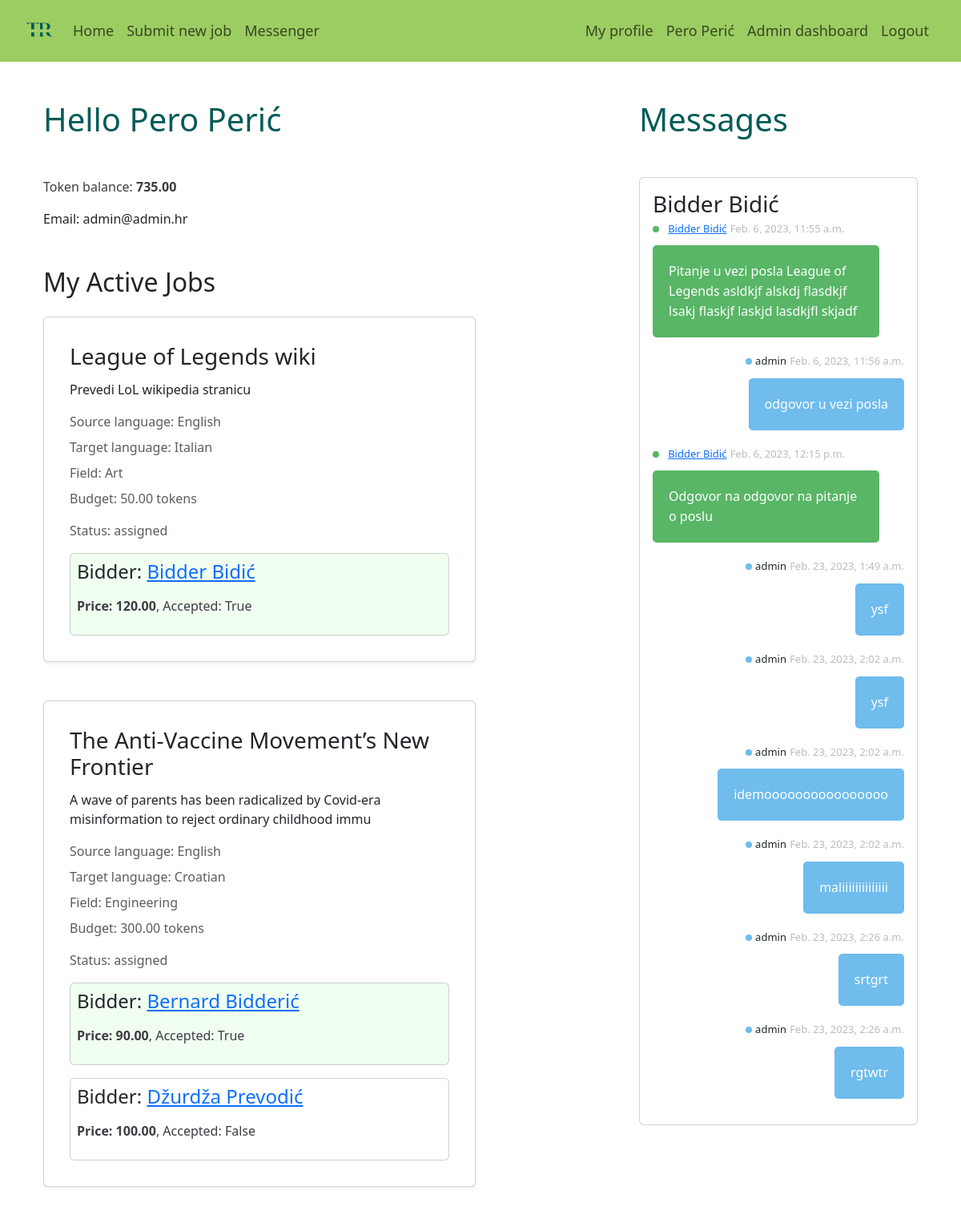
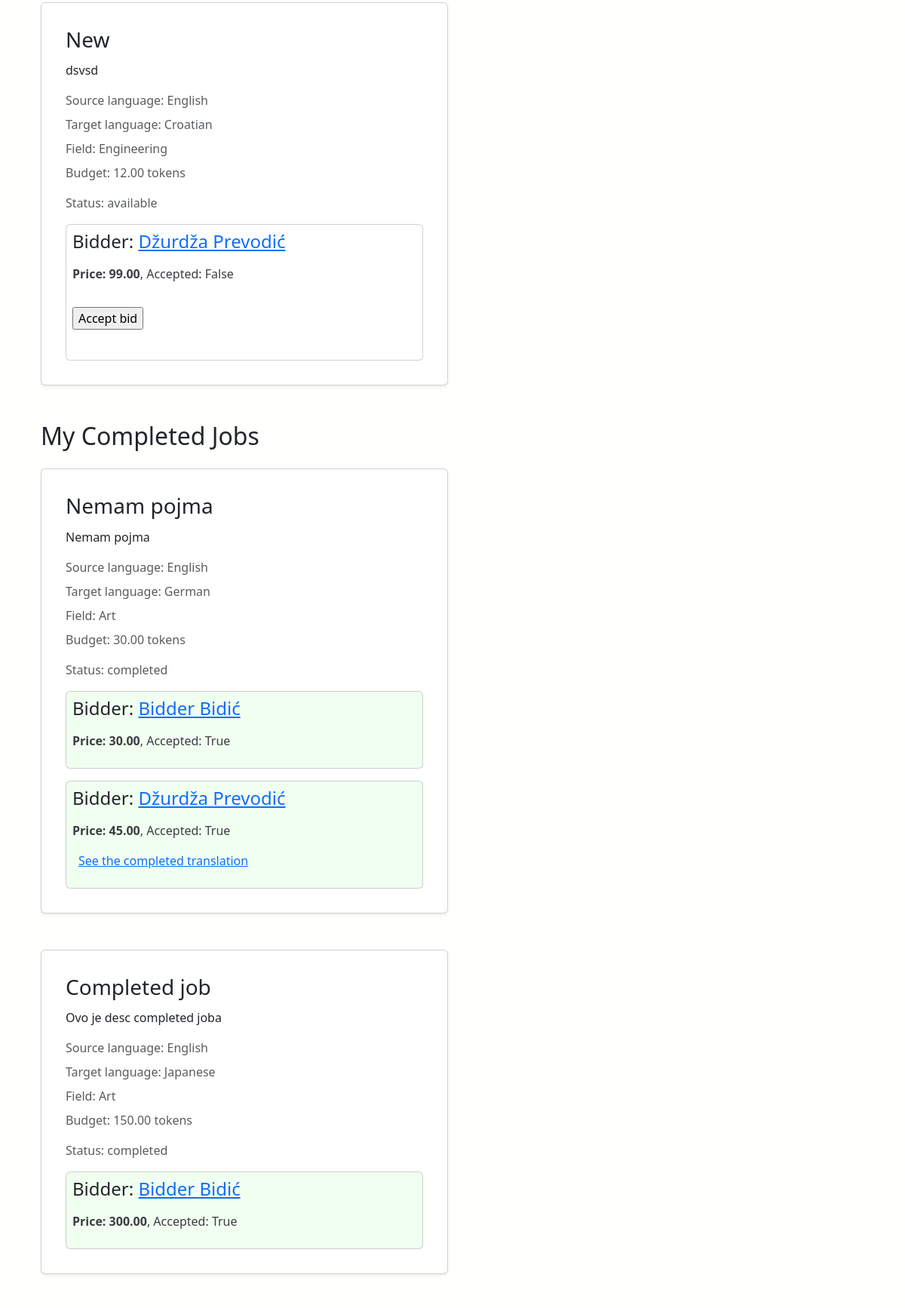
/accounts/dashboard (signed in, upper part), run on the app's committed database (2 pictures, top to bottom).
### app/models.py (models this page shows, shortened)
class Account(models.Model):
    user = models.OneToOneField(User, on_delete=models.CASCADE)
    name = models.CharField(max_length=100)
    balance = models.DecimalField(max_digits=8, decimal_places=2, default=0)
    translator = models.BooleanField()
    def completed_jobs(self):
        return self.user.job_set.filter(status='completed')
    def active_jobs(self):
        return self.user.job_set.exclude(status='completed')

class Job(models.Model):
    class Status(models.TextChoices):
        AVAILABLE = 'available', "Available"
        ASSIGNED = 'assigned', "Assigned"
        IN_PROGRESS = 'in_progress', "In Progress"
        COMPLETED = 'completed', "Completed"
    class Field(models.TextChoices):
        ART = 'art', "Art"
        BUS = 'business', "Business"
        COMP = 'computers', "Computers"
        EDU = 'education', "Education"
        ENG = 'engineering', "Engineering"
        FIN = 'finance', "Finance"
        LAW = 'law', "Law"
        LIT = 'literature', "Literature"
        MED = 'medicine', "Medicine"
        SCI = 'science', "Science"
        SOC = 'social_sciences', "Social Sciences"
        TECH = 'technology', "Technology"
    class Language(models.TextChoices):
        ENG = 'en', "English"
        SPA = 'spa', "Spanish"
        FRE = 'fr', "French"
        GER = 'de', "German"
        ITA = 'it', "Italian"
        JPN = 'ja', "Japanese"
        CRO = 'hr', "Croatian"
    user = models.ForeignKey(User, on_delete=models.CASCADE)
    title = models.CharField(max_length=256)
    description = models.CharField(max_length=512)
    source_lang = models.CharField(
            max_length=3,
            choices=Language.choices,
            default=Language.ENG,
    )
    target_lang = models.CharField(
            max_length=3,
            choices=Language.choices,
            default=Language.CRO,
    )
    field = models.CharField(
            max_length=100,
            choices=Field.choices,
            default=Field.ENG,
    )
    budget = models.DecimalField(max_digits=8, decimal_places=2)
    text = models.TextField()
    status = models.CharField(
            max_length=100,
            choices=Status.choices,
            default=Status.AVAILABLE,
    )
    translation = models.TextField(blank=True, null=True)
    def bid_order_by(self):
        return self.bid_set.order_by('-accepted')
    def is_available(self):
        return self.status == self.Status.AVAILABLE

class Bid(models.Model):
    bidder = models.ForeignKey(User, on_delete=models.CASCADE)
    job = models.ForeignKey(Job, on_delete=models.CASCADE)
    price = models.DecimalField(max_digits=8, decimal_places=2)
    accepted = models.BooleanField(default=False)
    completed = models.BooleanField(default=False)

class Message(models.Model):
    sender = models.ForeignKey(User, on_delete=models.CASCADE, related_name='sender')
    receiver = models.ForeignKey(User, on_delete=models.CASCADE, related_name='receiver')
    text = models.TextField(blank= False, null=False)
    sent_at = models.DateTimeField(auto_now_add=True)
    @classmethod
    def get_thread(cls, user1, user2):
        return cls.objects.filter(sender__in=[user1, user2], receiver__in=[user1, user2]).order_by('sent_at')
    @classmethod
    def get_thread_users(cls, user):
        messages = Message.objects.filter(sender=user) | Message.objects.filter(receiver=user)
        users = [message.sender for message in messages] + [ message.receiver for message in messages] #dobivamo sve sendere i sve recievere
        users = set(users)-set([user])
        return users
    @classmethod
    def get_threads_for(cls, my_user):
        users = cls.get_thread_users(my_user)
        threads = [ [user, cls.get_thread(my_user, user)] for user in users]
        return threads

### accounts/views.py (the view)
# urls.py: path('dashboard', views.dashboard, name="dashboard"),
@login_required
def dashboard(request):
    user = request.user
    my_jobs = user.job_set.all()
    my_active_jobs =user.account.active_jobs()
    my_completed_jobs = user.account.completed_jobs()
    my_thread_users = Message.get_thread_users(user)
    my_threads = Message.get_threads_for(user)
    my_bids = user.bid_set.all()
    my_won_bids = user.bid_set.filter(accepted=True)
    context = {
        'my_jobs': my_jobs,
        'my_active_jobs': my_active_jobs,
        'my_completed_jobs': my_completed_jobs,
        'my_threads': my_threads,
        'my_bids': my_bids,
        'my_won_bids': my_won_bids,
    }
    return render(request, 'accounts/dashboard.html', context)

### accounts/templates/accounts/dashboard.html (shortened to what this page needs)
{% extends 'app/base.html' %}
{% block content %}
<div class="container">
  <div class="row">
    <div class="col-md-8">
      <h1 class="mb-5 mt-5">Hello {{ user.account.name }}</h1>
      <p class="mb-3 mt-3">Token balance: <strong>{{ user.account.balance }}</strong></p>
      <pclass="mb-3 mt-3">Email: {{ user.email }}</p>
      <h2 class="mt-5 mb-4">My Active Jobs</h2>
      {% for job in my_active_jobs %}
        {% include 'includes/my_job_card.html' with job=job bids=job.bid_order_by %}
        {% empty %}
          <p>You dont have any jobs at the moment</p>
      {% endfor %}
      <h2 class="mt-5 mb-4">My Completed Jobs</h2>
      {% for job in my_completed_jobs %}
        {% include 'includes/my_job_card.html' with job=job bids=job.bid_order_by %}
        {% empty %}
          <p>You dont have any jobs at the moment</p>
      {% endfor %}
    </div>
    <div class="col-md-4">
      <h1 class="mb-5 mt-5">Messages</h1>
      <div class="rounded card p-3">
        {% for thread_user, thread in my_threads %}
          <h3> {{ thread_user.account.name }} </h3>
          {% for message in thread %}
            {% include 'includes/message_card.html' with message=message user=user%}
          {% endfor %}
        {% empty %}
            <p>You dont have any messages at the moment</p>
        {% endfor %}
      </div>
    </div>
  </div>
</div>
{% endblock content %}

### app/templates/app/base.html (shortened to what this page needs)
{% load static %}
<html>
  <head>
    <link href="https://cdn.jsdelivr.net/npm/bootstrap@5.3.0-alpha1/dist/css/bootstrap.min.css" rel="stylesheet">
    <link rel="stylesheet" href="{% static 'app/css/app.css' %}">
  </head>
  <body>
    <nav class="navbar navbar-expand-lg">
      <div class="container-fluid  p-2 ms-4 me-4">
          <a class="navbar-brand" href="/"><img class="logo" src="../../static/app/images/logo.png"></a>
          <div class="collapse navbar-collapse" id="navbarText">
            <ul class="navbar-nav me-auto mb-2 mb-lg-0">
              <li class="nav-item active">
                <a class="nav-link" href="/">Home</a>
              </li>
              {% if user.is_authenticated %}
                <li class="nav-item">
                    <a class="nav-link" aria-current="page" href="{% url 'app:new_job'  %}">Submit new job</a>
                </li>
                <li class="nav-item">
                  <a class="nav-link" aria-current="page" href="{% url 'messenger:messenger'  %}">Messenger</a>
              </li>
              {% endif %}
            </ul>
            <ul class="navbar-nav ms-auto mb-2 mb-lg-0">
              {% if user.is_authenticated %}
                <li class="nav-item">
                  <a class="nav-link" href="{% url 'accounts:profile' user.id %}">My profile</a>
                </li>
                <li class="nav-item">
                  <a class="nav-link" href="{% url 'accounts:dashboard' %}">{{ user.account.name }}</a>
                </li>
                {% if user.is_superuser %}
                  <li class="nav-item">
                    <a class="nav-link" href="/admin">Admin dashboard</a>
                  </li>
                {% endif %}
                <li class="nav-item">
                  <a class="nav-link" href="{% url 'logout' %}">Logout</a>
                </li>
              {% endif %}
            </ul>
          </div>
      </div>
    </nav>
    <div class="content container">
      <div class="row">
        <div class="col-md-12">
          {% block content %}
          {% endblock %}
        </div>
      </div>
    </div>
  </body>
</html>

### accounts/templates/includes/my_job_card.html (shortened to what this page needs)
<div class="card my-4 shadow-sm p-2 mb-5 rounded w-75">
    <div class="card-body m-2">
        <div class="row">
            <h3 class="card-title">{{ job.title }}</h3>
        </div>
        <div class="card-subtitle mb-2 mt-1 ">{{ job.description }}</div>
        <div class="card-text mb-2 mt-3 text-muted">Source language: {{ job.get_source_lang_display }}</div>
        <div class="card-text mb-2 text-muted">Target language: {{ job.get_target_lang_display }}</div>
        <div class="card-text mb-2  text-muted">Field: {{ job.get_field_display }}</div>
        <div class="card-text mb-2 text-muted">Budget: {{ job.budget }} tokens</div>
        <div class="card-text mb-2 mt-3 text-muted"> Status: {{ job.status }}</div>
        {% for bid in bids %}
        <div class="card mt-3 p-2 rounded bid {% if bid.accepted %} accepted {% endif %}">
            <h4>
            Bidder:
            <a href="{% url 'accounts:profile' bid.bidder.id %}">
                {{ bid.bidder.account.name }}
            </a>
            </h4>
            <p class="mt-2">
            <strong>Price: {{ bid.price }}</strong>,
            Accepted: {{ bid.accepted }}
            </p>
            {% if not bid.accepted and job.is_available %}
            <p>
                <form action="{% url 'app:accept_bid' bid.id %}" method="post">
                <input type="submit" value="Accept bid">
                </form>
            </p>
            {% elif bid.completed %}
            <p>
                <a href="{% url 'app:bid_detail' bid.id %}">See the completed translation</a>
            </p>
            {% endif %}
        </div>
        {% endfor %}
    </div>
</div>

### accounts/templates/includes/message_card.html
{% load static %}
<head>
    <link rel="stylesheet" href="{% static 'app/css/message_card.css' %}">
</head>
<div id="container">
    <main>
      <ul id="chat">
        <li class="{% if user == message.sender %} me {% else %} you {% endif %}">
          <div class="entete">
            <span class=" status {% if user == message.sender %} blue {% else %} green {% endif %}"></span>
            <h2>{% if user == message.sender %}
                    {{ message.sender }}
                {% else %}
                    <a href="{% url 'accounts:profile' message.sender.id %}">
                        {{ message.sender.account.name }}
                    </a>
                {% endif %}
            </h2>
            <h3>{{ message.sent_at }}</h3>
          </div>
          <div class="message">
            {{ message.text }}
          </div>
        </li>
    </main>
  </div>

### app/static/app/css/app.css (style rules this page uses)
body { background-color: #fffffe; }
h1 { color: #045B57; }
p { color: #3C3D42; }
nav { background-color: #9CCD62; }
.nav-link { font-size: 18px !important; }
.logo { max-height: 35px; }
.bid { padding: 5px; }
.bid.accepted { background: #f1fff1; }

### app/static/app/css/message_card.css (style rules this page uses)
* { box-sizing: border-box; }
a h2, h3 { margin: 0; }
.status { width: 8px; height: 8px; border-radius: 50%; display: inline-block; margin-right: 7px; }
.green { background-color: #58b666; }
.blue { background-color: #6fbced; margin-right: 0; margin-left: 7px; }
#chat { list-style-type: none; padding-left: 0; }
#chat h2, #chat h3 { display: inline-block; font-size: 13px; font-weight: normal; }
#chat h3 { color: #bbb; }
#chat .entete { margin-bottom: 5px; }
#chat .message { padding: 20px; color: #fff; line-height: 25px; max-width: 90%; display: inline-block; text-align: left; border-radius: 5px; }
#chat .me { text-align: right; }
#chat .you .message { background-color: #58b666; }
#chat .me .message { background-color: #6fbced; }

### data on the page
Job: title "League of Legends wiki", description "Prevedi LoL wikipedia stranicu", source_lang "English", target_lang "Italian", field "Art", budget "50.00", status "assigned"
Bid: bidder.account.name "Bidder Bidić", price "120.00", accepted "True"
Job: title "The Anti-Vaccine Movement’s New Frontier", description "A wave of parents has been radicalized by Covid-era misinformation to reject ordinary childhood immu", source_lang "English", target_lang "Croatian", field "Engineering", budget "300.00", status "assigned"
Bid: bidder.account.name "Bernard Bidderić", price "90.00", accepted "True"
Bid: bidder.account.name "Džurdža Prevodić", price "100.00", accepted "False"
Job: title "New", description "dsvsd", source_lang "English", target_lang "Croatian", field "Engineering", budget "12.00", status "available"
Bid: bidder.account.name "Džurdža Prevodić", price "99.00", accepted "False"
Job: title "Nemam pojma", description "Nemam pojma", source_lang "English", target_lang "German", field "Art", budget "30.00", status "completed"
Bid: bidder.account.name "Bidder Bidić", price "30.00", accepted "True"
Bid: bidder.account.name "Džurdža Prevodić", price "45.00", accepted "True", completed "See the completed translation"
Job: title "Completed job", description "Ovo je desc completed joba", source_lang "English", target_lang "Japanese", field "Art", budget "150.00", status "completed"
Bid: bidder.account.name "Bidder Bidić", price "300.00", accepted "True"
Message: sender.account.name "Bidder Bidić", sent_at "Feb. 6, 2023, 11:55 a.m.", text "Pitanje u vezi posla League of Legends asldkjf alskdj flasdkjf lsakj flaskjf laskjd lasdkjfl skjadf"
Message: sender "admin", sent_at "Feb. 6, 2023, 11:56 a.m.", text "odgovor u vezi posla"
Message: sender.account.name "Bidder Bidić", sent_at "Feb. 6, 2023, 12:15 p.m.", text "Odgovor na odgovor na pitanje o poslu"
Message: sender "admin", sent_at "Feb. 23, 2023, 1:49 a.m.", text "ysf"
Message: sender "admin", sent_at "Feb. 23, 2023, 2:02 a.m.", text "ysf"
Message: sender "admin", sent_at "Feb. 23, 2023, 2:02 a.m.", text "idemoooooooooooooooo"
Message: sender "admin", sent_at "Feb. 23, 2023, 2:02 a.m.", text "maliiiiiiiiiiiiii"
Message: sender "admin", sent_at "Feb. 23, 2023, 2:26 a.m.", text "srtgrt"
Message: sender "admin", sent_at "Feb. 23, 2023, 2:26 a.m.", text "rgtwtr"

### other printed values
{{ user.account.name }} "Pero Perić"
{{ user.account.balance }} "735.00"
{{ user.email }} "admin@admin.hr"
{{ thread_user.account.name }} "Bidder Bidić"
